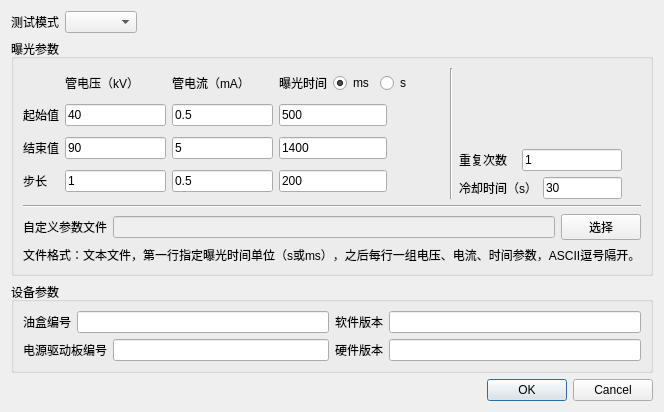
<?xml version="1.0" encoding="UTF-8"?>
<ui version="4.0">
 <class>testParamSettingsDialog</class>
 <widget class="QDialog" name="testParamSettingsDialog">
  <property name="geometry">
   <rect>
    <x>0</x>
    <y>0</y>
    <width>661</width>
    <height>412</height>
   </rect>
  </property>
  <property name="sizePolicy">
   <sizepolicy hsizetype="Expanding" vsizetype="Expanding">
    <horstretch>0</horstretch>
    <verstretch>0</verstretch>
   </sizepolicy>
  </property>
  <property name="windowTitle">
   <string>Dialog</string>
  </property>
  <layout class="QVBoxLayout" name="verticalLayout_4">
   <item>
    <layout class="QHBoxLayout" name="horizontalLayout">
     <item>
      <widget class="QLabel" name="testModeLbl">
       <property name="text">
        <string>测试模式</string>
       </property>
      </widget>
     </item>
     <item>
      <widget class="QComboBox" name="testModeComboBox"/>
     </item>
     <item>
      <spacer name="horizontalSpacer">
       <property name="orientation">
        <enum>Qt::Horizontal</enum>
       </property>
       <property name="sizeHint" stdset="0">
        <size>
         <width>40</width>
         <height>20</height>
        </size>
       </property>
      </spacer>
     </item>
    </layout>
   </item>
   <item>
    <widget class="QGroupBox" name="groupBox">
     <property name="title">
      <string>曝光参数</string>
     </property>
     <layout class="QVBoxLayout" name="verticalLayout_2">
      <item>
       <layout class="QHBoxLayout" name="horizontalLayout_8">
        <item>
         <layout class="QGridLayout" name="gridLayout">
          <item row="0" column="1">
           <widget class="QLabel" name="cubeVolLbl">
            <property name="text">
             <string>管电压（kV）</string>
            </property>
           </widget>
          </item>
          <item row="0" column="2">
           <widget class="QLabel" name="cubeCurrentLbl">
            <property name="text">
             <string>管电流（mA）</string>
            </property>
           </widget>
          </item>
          <item row="0" column="3">
           <layout class="QHBoxLayout" name="horizontalLayout_10">
            <item>
             <widget class="QLabel" name="expoDuraLbl">
              <property name="text">
               <string>曝光时间</string>
              </property>
             </widget>
            </item>
            <item>
             <widget class="QRadioButton" name="expoDuraUnitmsRButton">
              <property name="text">
               <string>ms</string>
              </property>
              <property name="checked">
               <bool>true</bool>
              </property>
             </widget>
            </item>
            <item>
             <widget class="QRadioButton" name="expoDuraUnitsecRButton">
              <property name="text">
               <string>s</string>
              </property>
             </widget>
            </item>
            <item>
             <spacer name="horizontalSpacer_6">
              <property name="orientation">
               <enum>Qt::Horizontal</enum>
              </property>
              <property name="sizeHint" stdset="0">
               <size>
                <width>40</width>
                <height>20</height>
               </size>
              </property>
             </spacer>
            </item>
           </layout>
          </item>
          <item row="1" column="0">
           <widget class="QLabel" name="startValLbl">
            <property name="text">
             <string>起始值</string>
            </property>
           </widget>
          </item>
          <item row="1" column="1">
           <widget class="QLineEdit" name="cubeVoltStartEdit">
            <property name="text">
             <string>40</string>
            </property>
           </widget>
          </item>
          <item row="1" column="2">
           <widget class="QLineEdit" name="cubeCurrentStartEdit">
            <property name="text">
             <string>0.5</string>
            </property>
           </widget>
          </item>
          <item row="1" column="3">
           <layout class="QHBoxLayout" name="horizontalLayout_11">
            <item>
             <widget class="QLineEdit" name="expoDuraStartEdit">
              <property name="text">
               <string>500</string>
              </property>
             </widget>
            </item>
            <item>
             <spacer name="horizontalSpacer_2">
              <property name="orientation">
               <enum>Qt::Horizontal</enum>
              </property>
              <property name="sizeHint" stdset="0">
               <size>
                <width>40</width>
                <height>20</height>
               </size>
              </property>
             </spacer>
            </item>
           </layout>
          </item>
          <item row="2" column="0">
           <widget class="QLabel" name="endValLbl">
            <property name="text">
             <string>结束值</string>
            </property>
           </widget>
          </item>
          <item row="2" column="1">
           <widget class="QLineEdit" name="cubeVoltEndEdit">
            <property name="text">
             <string>90</string>
            </property>
           </widget>
          </item>
          <item row="2" column="2">
           <widget class="QLineEdit" name="cubeCurrentEndEdit">
            <property name="text">
             <string>5</string>
            </property>
           </widget>
          </item>
          <item row="2" column="3">
           <layout class="QHBoxLayout" name="horizontalLayout_12">
            <item>
             <widget class="QLineEdit" name="expoDuraEndEdit">
              <property name="text">
               <string>1400</string>
              </property>
             </widget>
            </item>
            <item>
             <spacer name="horizontalSpacer_3">
              <property name="orientation">
               <enum>Qt::Horizontal</enum>
              </property>
              <property name="sizeHint" stdset="0">
               <size>
                <width>40</width>
                <height>20</height>
               </size>
              </property>
             </spacer>
            </item>
           </layout>
          </item>
          <item row="3" column="0">
           <widget class="QLabel" name="stepLbl">
            <property name="text">
             <string>步长</string>
            </property>
           </widget>
          </item>
          <item row="3" column="1">
           <widget class="QLineEdit" name="cubeVoltStepEdit">
            <property name="enabled">
             <bool>true</bool>
            </property>
            <property name="text">
             <string>1</string>
            </property>
           </widget>
          </item>
          <item row="3" column="2">
           <widget class="QLineEdit" name="cubeCurrentStepEdit">
            <property name="text">
             <string>0.5</string>
            </property>
           </widget>
          </item>
          <item row="3" column="3">
           <layout class="QHBoxLayout" name="horizontalLayout_13">
            <item>
             <widget class="QLineEdit" name="expoDuraStepEdit">
              <property name="text">
               <string>200</string>
              </property>
             </widget>
            </item>
            <item>
             <spacer name="horizontalSpacer_4">
              <property name="orientation">
               <enum>Qt::Horizontal</enum>
              </property>
              <property name="sizeHint" stdset="0">
               <size>
                <width>40</width>
                <height>20</height>
               </size>
              </property>
             </spacer>
            </item>
           </layout>
          </item>
         </layout>
        </item>
        <item>
         <widget class="Line" name="line_2">
          <property name="orientation">
           <enum>Qt::Vertical</enum>
          </property>
         </widget>
        </item>
        <item>
         <layout class="QVBoxLayout" name="verticalLayout">
          <item>
           <spacer name="verticalSpacer">
            <property name="orientation">
             <enum>Qt::Vertical</enum>
            </property>
            <property name="sizeHint" stdset="0">
             <size>
              <width>20</width>
              <height>40</height>
             </size>
            </property>
           </spacer>
          </item>
          <item>
           <layout class="QHBoxLayout" name="horizontalLayout_6">
            <item>
             <widget class="QLabel" name="repeatsNumLbl">
              <property name="text">
               <string>重复次数</string>
              </property>
             </widget>
            </item>
            <item>
             <widget class="QLineEdit" name="repeatsNumEdit">
              <property name="maximumSize">
               <size>
                <width>100</width>
                <height>16777215</height>
               </size>
              </property>
              <property name="text">
               <string>1</string>
              </property>
             </widget>
            </item>
           </layout>
          </item>
          <item>
           <layout class="QHBoxLayout" name="horizontalLayout_7">
            <item>
             <widget class="QLabel" name="coolDuraLbl">
              <property name="text">
               <string>冷却时间（s）</string>
              </property>
             </widget>
            </item>
            <item>
             <widget class="QLineEdit" name="coolDuraEdit">
              <property name="maximumSize">
               <size>
                <width>100</width>
                <height>16777215</height>
               </size>
              </property>
              <property name="text">
               <string>30</string>
              </property>
             </widget>
            </item>
           </layout>
          </item>
         </layout>
        </item>
        <item>
         <spacer name="horizontalSpacer_5">
          <property name="orientation">
           <enum>Qt::Horizontal</enum>
          </property>
          <property name="sizeHint" stdset="0">
           <size>
            <width>40</width>
            <height>20</height>
           </size>
          </property>
         </spacer>
        </item>
       </layout>
      </item>
      <item>
       <widget class="Line" name="line">
        <property name="orientation">
         <enum>Qt::Horizontal</enum>
        </property>
       </widget>
      </item>
      <item>
       <layout class="QVBoxLayout" name="verticalLayout_3">
        <item>
         <layout class="QHBoxLayout" name="horizontalLayout_9">
          <item>
           <widget class="QLabel" name="custExpoParamFileSelLbl">
            <property name="text">
             <string>自定义参数文件</string>
            </property>
           </widget>
          </item>
          <item>
           <widget class="QLineEdit" name="custExpoParamFileSelEdit">
            <property name="enabled">
             <bool>false</bool>
            </property>
           </widget>
          </item>
          <item>
           <widget class="QPushButton" name="custExpoParamFileSelBtn">
            <property name="text">
             <string>选择</string>
            </property>
           </widget>
          </item>
         </layout>
        </item>
        <item>
         <widget class="QLabel" name="custExpoParamFileCommentLbl">
          <property name="enabled">
           <bool>true</bool>
          </property>
          <property name="text">
           <string>文件格式：文本文件，第一行指定曝光时间单位（s或ms），之后每行一组电压、电流、时间参数，ASCII逗号隔开。</string>
          </property>
         </widget>
        </item>
       </layout>
      </item>
     </layout>
    </widget>
   </item>
   <item>
    <widget class="QGroupBox" name="groupBox_2">
     <property name="title">
      <string>设备参数</string>
     </property>
     <layout class="QGridLayout" name="gridLayout_2">
      <item row="0" column="0">
       <layout class="QHBoxLayout" name="horizontalLayout_2">
        <item>
         <widget class="QLabel" name="oilBoxNoLbl">
          <property name="text">
           <string>油盒编号</string>
          </property>
         </widget>
        </item>
        <item>
         <widget class="QLineEdit" name="oilBoxNoEdit"/>
        </item>
       </layout>
      </item>
      <item row="0" column="1">
       <layout class="QHBoxLayout" name="horizontalLayout_3">
        <item>
         <widget class="QLabel" name="swVerStrLbl">
          <property name="text">
           <string>软件版本</string>
          </property>
         </widget>
        </item>
        <item>
         <widget class="QLineEdit" name="swVerStrEdit"/>
        </item>
       </layout>
      </item>
      <item row="1" column="0">
       <layout class="QHBoxLayout" name="horizontalLayout_4">
        <item>
         <widget class="QLabel" name="hvCtrlBoardNoLbl">
          <property name="text">
           <string>电源驱动板编号</string>
          </property>
         </widget>
        </item>
        <item>
         <widget class="QLineEdit" name="hvCtrlBoardNoEdit"/>
        </item>
       </layout>
      </item>
      <item row="1" column="1">
       <layout class="QHBoxLayout" name="horizontalLayout_5">
        <item>
         <widget class="QLabel" name="hwVerStrLbl">
          <property name="text">
           <string>硬件版本</string>
          </property>
         </widget>
        </item>
        <item>
         <widget class="QLineEdit" name="hwVerStrEdit"/>
        </item>
       </layout>
      </item>
     </layout>
    </widget>
   </item>
   <item>
    <widget class="QDialogButtonBox" name="buttonBox">
     <property name="orientation">
      <enum>Qt::Horizontal</enum>
     </property>
     <property name="standardButtons">
      <set>QDialogButtonBox::Cancel|QDialogButtonBox::Ok</set>
     </property>
    </widget>
   </item>
  </layout>
 </widget>
 <resources/>
 <connections>
  <connection>
   <sender>buttonBox</sender>
   <signal>rejected()</signal>
   <receiver>testParamSettingsDialog</receiver>
   <slot>reject()</slot>
   <hints>
    <hint type="sourcelabel">
     <x>316</x>
     <y>260</y>
    </hint>
    <hint type="destinationlabel">
     <x>286</x>
     <y>274</y>
    </hint>
   </hints>
  </connection>
 </connections>
</ui>
